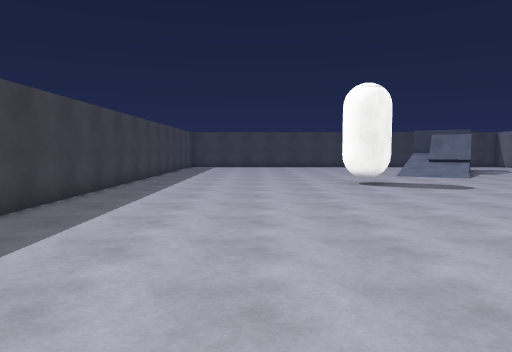
View 1 (above)

21 first-person views from a walk through a scene from a Unity 3-D project. The camera is 1.4 m above the floor, tilts 4° down and sees 70° across. The floor is counted in squares, 1 m on a side. Each view is taken from the middle of a square. On the plan, view 1 faces up. The plan holds only what a view shows up to about 16 squares ahead; the rest is blank. The player character is not drawn. Surface patterns are stand-ins for the level's own textures.

View 2
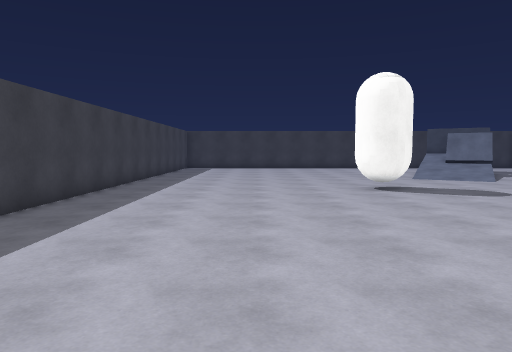

View 3
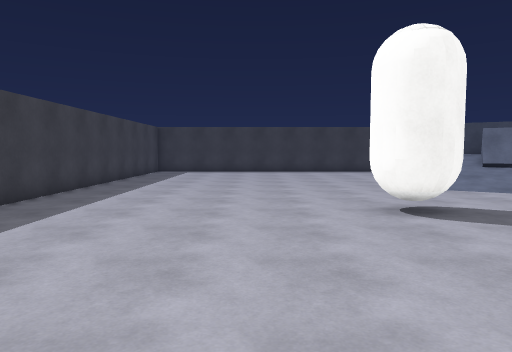

View 4
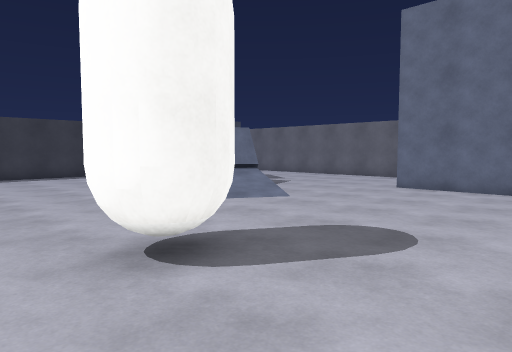

View 5
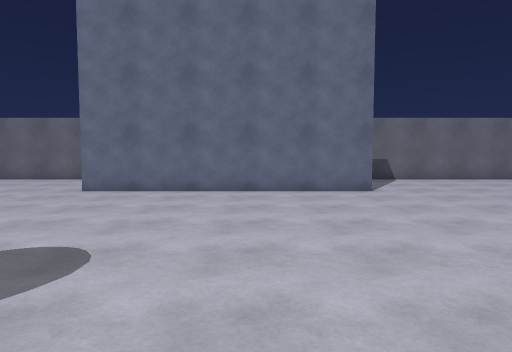

View 6
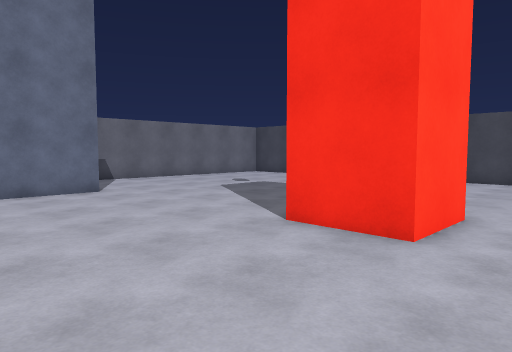

View 7
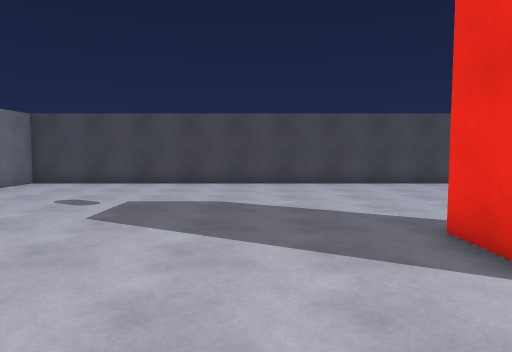

View 8
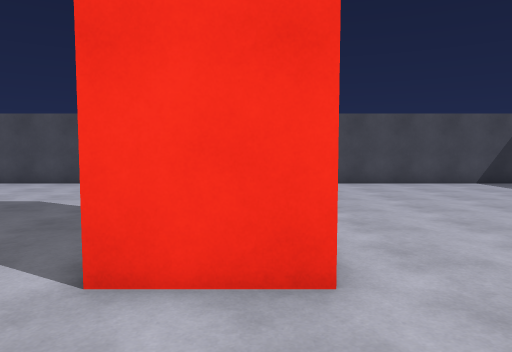

View 9
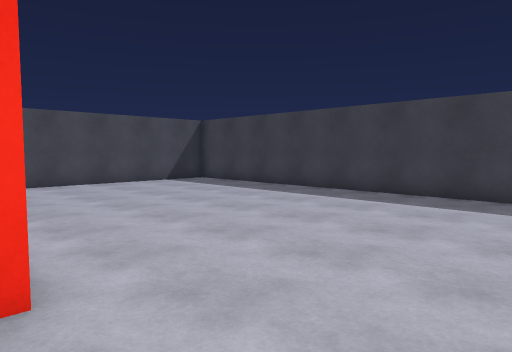

View 10
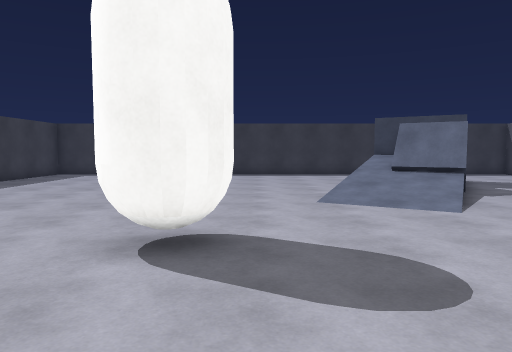

View 11
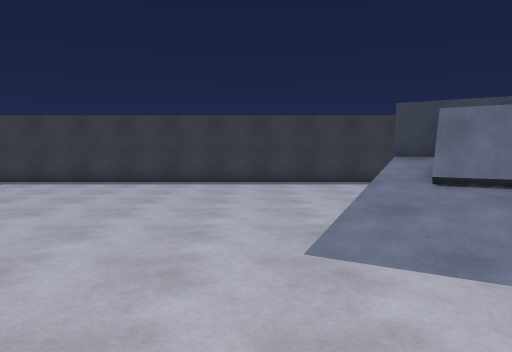

View 12
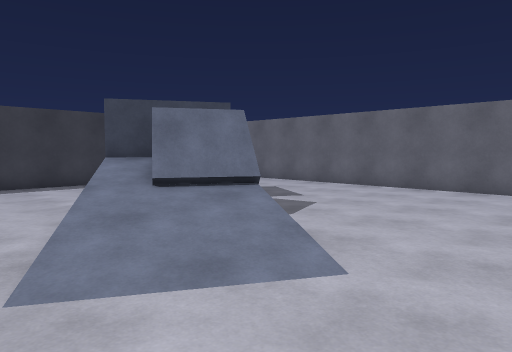

View 13
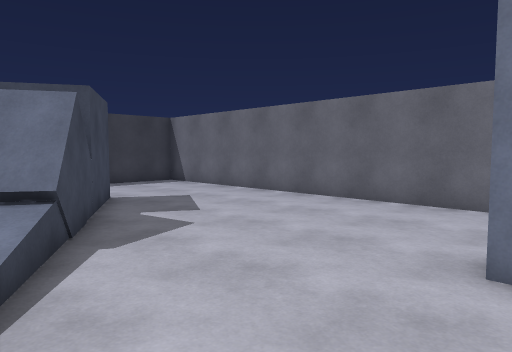

View 14
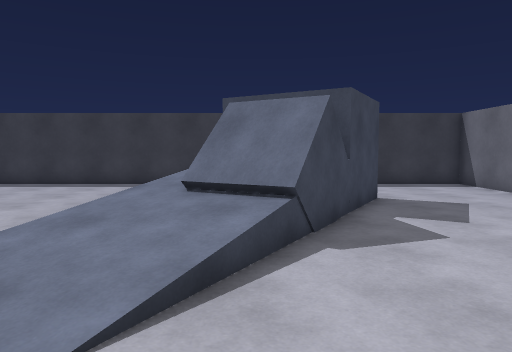

View 15
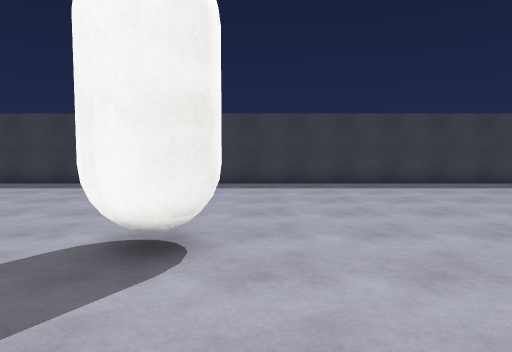

View 16
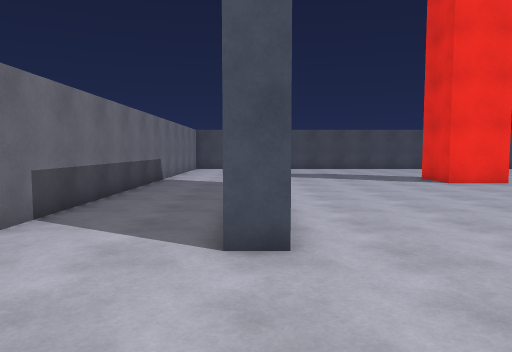

View 17
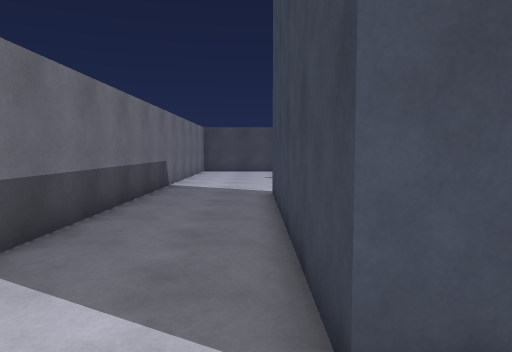

View 18
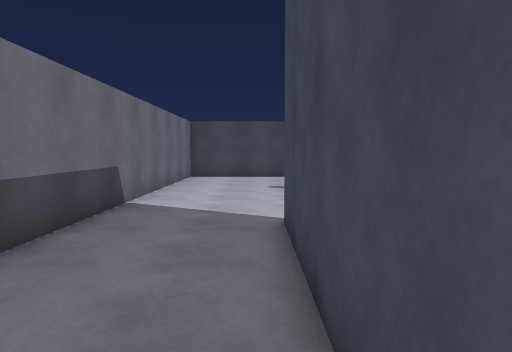

View 19
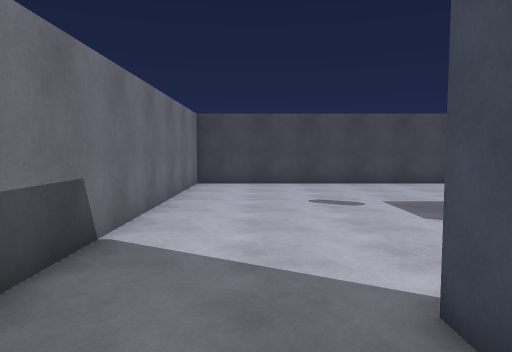

View 20
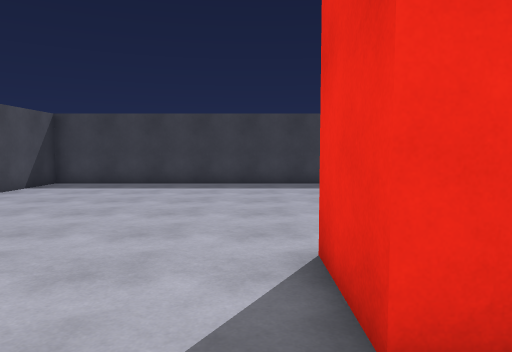

View 21
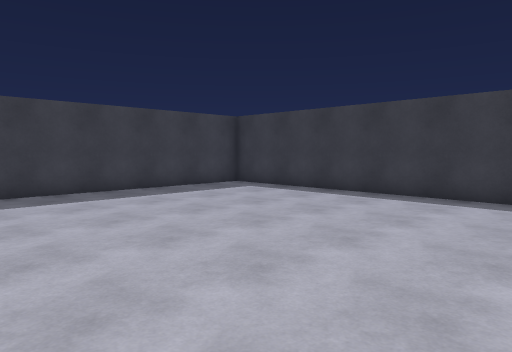

### Floor plan
Points are (right, up) in squares from view 1. A wall is a line through its corners. A room is listed if a view was taken in it or the views show most of it. See-through windows are left out.
Room 1 (views 1, 2, 3, 4, 5, 6, 7, 8, 9, 10, 11, 12, 13, 14, 15, 16, 17, 18, 19, 20, 21)
walls: (7.7, 6.4) (7.7, 3.8) (5.2, 3.8) (5.2, 6.4) (7.7, 6.4); (15.5, 7) (15.5, 17) (16.5, 17) (16.5, 7); (20.5, 18) (20.5, 31.3) (17, 31.3); (15.6, 26.8) (14.1, 24.1) (11, 25.9); (13.4, 31.3) (-4.5, 31.3); (-5.5, 30.2) (-5.5, -5.5) (20.5, -5.5) (20.5, 15.6)
objects: capsule (4, 15) to (6, 16); other object (12, 24)

Where each view was taken, in squares from view 1:
view 1: 0 up, 0 right, facing up
view 2: 2 up, 0 right, facing up
view 3: 7 up, 1 right, facing up
view 4: 11 up, 2 right, facing up-right
view 5: 11 up, 3 right, facing right
view 6: 12 up, 3 right, facing down-right
view 7: 10 up, 11 right, facing down
view 8: 10 up, 6 right, facing down
view 9: 10 up, 6 right, facing down-left
view 10: 10 up, 6 right, facing up
view 11: 15 up, 7 right, facing up
view 12: 16 up, 7 right, facing up-right
view 13: 16 up, 11 right, facing up-right
view 14: 16 up, 12 right, facing up
view 15: 17 up, 10 right, facing left
view 16: 22 up, 16 right, facing down
view 17: 19 up, 17 right, facing down
view 18: 14 up, 17 right, facing down
view 19: 10 up, 18 right, facing down
view 20: 3 up, 10 right, facing left
view 21: 20 up, 7 right, facing up-left
